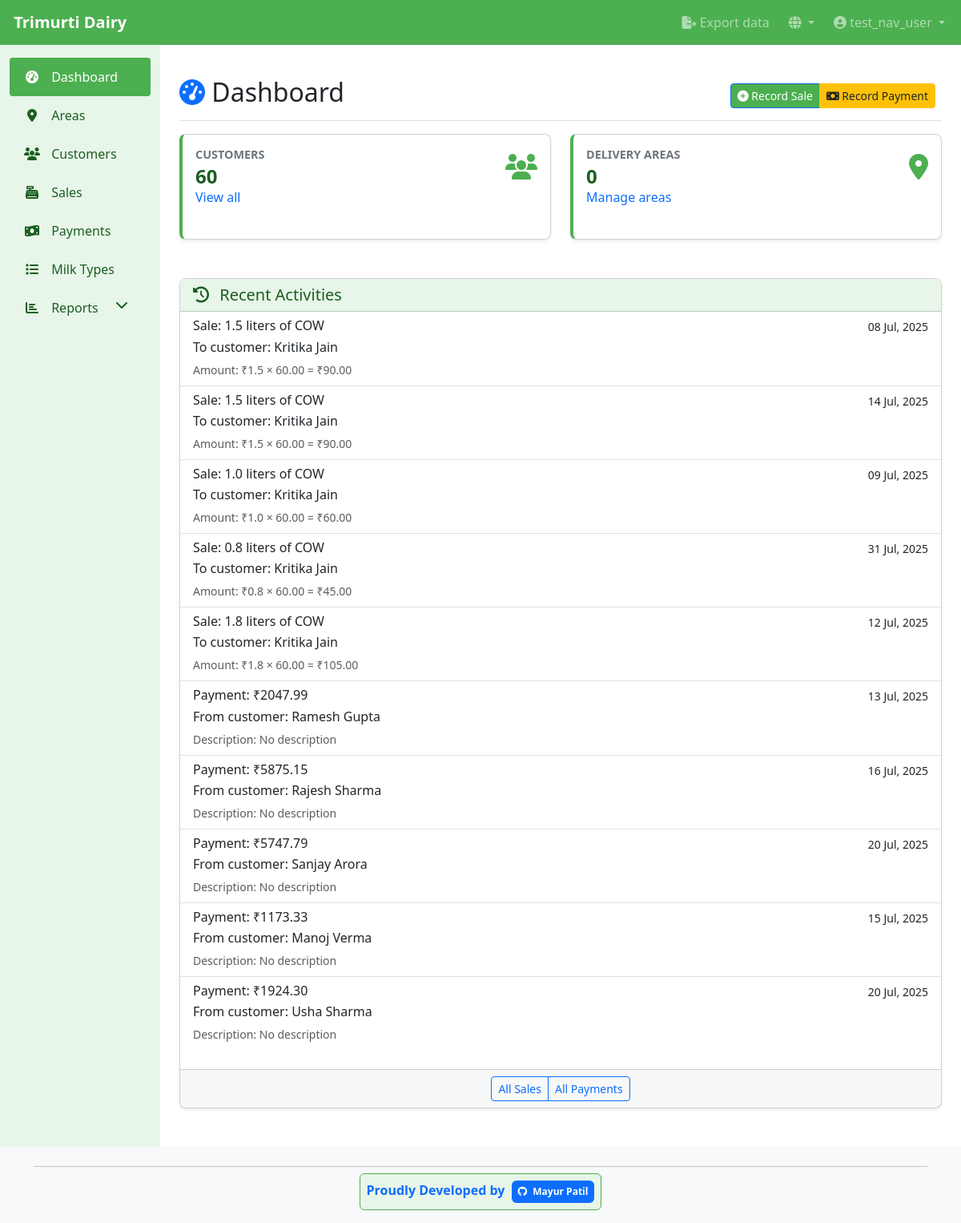
The app's page /en/dairy/ (signed in) with its own data.
### dairy_app/models.py (models this page shows, shortened)
class Sale(models.Model):
    user = models.ForeignKey(User, on_delete=models.CASCADE, related_name='sales')
    customer = models.ForeignKey(Customer, on_delete=models.CASCADE, related_name='sales')
    milk_type = models.ForeignKey(MilkType, on_delete=models.CASCADE, related_name='sales')
    date = models.DateField(default=timezone.now)
    quantity = models.DecimalField(max_digits=10, decimal_places=2, help_text='Quantity in liters')
    rate = models.DecimalField(max_digits=10, decimal_places=2, help_text='Rate in Rs per liter')
    notes = models.TextField(blank=True, null=True)
    created_at = models.DateTimeField(auto_now_add=True)
    updated_at = models.DateTimeField(auto_now=True)
    class Meta:
        ordering = ['-date', 'customer__name']
    def total_amount(self):
        return self.quantity * self.rate

class MilkType(models.Model):
    name = models.CharField(max_length=100)
    rate_per_liter = models.DecimalField(max_digits=10, decimal_places=2, help_text=_('Rate in Rs per liter'))
    class Meta:
        ordering = ['name']

class Customer(models.Model):
    user = models.ForeignKey(User, on_delete=models.CASCADE, related_name='customers')
    name = models.CharField(max_length=200)
    address = models.TextField(blank=True, null=True)
    phone = models.CharField(max_length=20, blank=True, null=True)
    milk_types = models.ManyToManyField(MilkType, related_name='customers')
    area = models.ForeignKey(Area, on_delete=models.SET_NULL, null=True, blank=True, related_name='customers')
    date_joined = models.DateTimeField(auto_now_add=True)
    class Meta:
        ordering = ['name']

class Payment(models.Model):
    user = models.ForeignKey(User, on_delete=models.CASCADE, related_name='payments')
    customer = models.ForeignKey(Customer, on_delete=models.CASCADE, related_name='payments')
    date = models.DateField(default=timezone.now)
    amount = models.DecimalField(max_digits=10, decimal_places=2)
    description = models.CharField(max_length=255, blank=True, null=True)
    payment_for_month = models.IntegerField(null=True, blank=True,
                                           help_text=_('Month number (1-12) this payment is for'))
    payment_for_year = models.IntegerField(null=True, blank=True,
                                          help_text=_('Year this payment is for'))
    created_at = models.DateTimeField(auto_now_add=True)
    updated_at = models.DateTimeField(auto_now=True)
    class Meta:
        ordering = ['-date']

### dairy_app/views.py (the view)
# urls.py: path('', views.dashboard_view, name='dashboard'),
@login_required
def dashboard_view(request):
    today = timezone.now().date()
    customers_count = Customer.objects.all().count()
    areas_count = Area.objects.filter(user=request.user).count()
    recent_sales = Sale.objects.order_by('-created_at')[:5]  # Order by creation time
    recent_payments = Payment.objects.order_by('-created_at')[:5] # Order by creation time
    context = {
        'customers_count': customers_count,
        'areas_count': areas_count,
        'recent_sales': recent_sales,
        'recent_payments': recent_payments,
        'today': today,
    }
    return render(request, 'dairy_app/dashboard.html', context)

### dairy_app/templates/dairy_app/dashboard.html (shortened to what this page needs)
{% extends 'base.html' %}
{% load i18n %}
{% block content %}
<div class="d-flex justify-content-between flex-wrap flex-md-nowrap align-items-center pt-3 pb-2 mb-3 border-bottom">
    <h1 class="h2"><i class="fas fa-tachometer-alt text-primary"></i> {% trans "Dashboard" %}</h1>
    <div class="btn-toolbar mb-2 mb-md-0">
        <div class="btn-group me-2">
            <a href="{% url 'sale_add' %}" class="btn btn-sm btn-primary">
                <i class="fas fa-plus-circle"></i> {% trans "Record Sale" %}
            </a>
            <a href="{% url 'payment_add' %}" class="btn btn-sm btn-accent">
                <i class="fas fa-money-bill"></i> {% trans "Record Payment" %}
            </a>
        </div>
    </div>
</div>
<div class="row mb-4">
    <div class="col-md-6 col-xl-6 mb-4">
        <div class="card stats-card h-100">
            <div class="card-body">
                <div class="row">
                    <div class="col-8">
                        <h6 class="card-title text-uppercase">{% trans "Customers" %}</h6>
                        <h3 class="card-value">{{ customers_count }}</h3>
                        <span class="text-muted">
                            <a href="{% url 'customer_list' %}" class="text-decoration-none">{% trans "View all" %}</a>
                        </span>
                    </div>
                    <div class="col-4 text-end">
                        <div class="card-icon">
                            <i class="fas fa-users"></i>
                        </div>
                    </div>
                </div>
            </div>
        </div>
    </div>
    <div class="col-md-6 col-xl-6 mb-4">
        <div class="card stats-card h-100">
            <div class="card-body">
                <div class="row">
                    <div class="col-8">
                        <h6 class="card-title text-uppercase">{% trans "Delivery Areas" %}</h6>
                        <h3 class="card-value">{{ areas_count }}</h3>
                        <span class="text-muted">
                            <a href="{% url 'area_list' %}" class="text-decoration-none">{% trans "Manage areas" %}</a>
                        </span>
                    </div>
                    <div class="col-4 text-end">
                        <div class="card-icon">
                            <i class="fas fa-map-marker-alt"></i>
                        </div>
                    </div>
                </div>
            </div>
        </div>
    </div>
</div>
<div class="row">
    <div class="col-lg-12 mb-4">
        <div class="card h-100">
            <div class="card-header">
                <h5 class="mb-0"><i class="fas fa-history me-2"></i> {% trans "Recent Activities" %}</h5>
            </div>
            <div class="card-body p-0">
                <div class="list-group list-group-flush">
                    {% for sale in recent_sales %}
                    <div class="list-group-item">
                        <div class="d-flex w-100 justify-content-between">
                            <h6 class="mb-1">{% trans "Sale" %}: {{ sale.quantity|floatformat:1 }} {% trans "liters of" %} {{ sale.milk_type.name }}</h6>
                            <small>{{ sale.date|date:"d M, Y" }}</small>
                        </div>
                        <p class="mb-1">{% trans "To customer" %}: {{ sale.customer.name }}</p>
                        <small class="text-muted">{% trans "Amount" %}: ₹{{ sale.quantity|floatformat:1 }} × {{ sale.rate|floatformat:2 }} = ₹{{ sale.total_amount|floatformat:2 }}</small>
                    </div>
                    {% endfor %}
                    {% for payment in recent_payments %}
                    <div class="list-group-item">
                        <div class="d-flex w-100 justify-content-between">
                            <h6 class="mb-1">{% trans "Payment" %}: ₹{{ payment.amount|floatformat:2 }}</h6>
                            <small>{{ payment.date|date:"d M, Y" }}</small>
                        </div>
                        <p class="mb-1">{% trans "From customer" %}: {{ payment.customer.name }}</p>
                        <small class="text-muted">{% trans "Description" %}: {{ payment.description|default:_("No description") }}</small>
                    </div>
                    {% endfor %}
                </div>
            </div>
            <div class="card-footer text-center">
                <div class="btn-group">
                    <a href="{% url 'sale_list' %}" class="btn btn-sm btn-outline-primary">{% trans "All Sales" %}</a>
                    <a href="{% url 'payment_list' %}" class="btn btn-sm btn-outline-primary">{% trans "All Payments" %}</a>
                </div>
            </div>
        </div>
    </div>
</div>
{% endblock %}

### templates/base.html (shortened to what this page needs)
<!DOCTYPE html>
<html lang="{% if LANGUAGE_CODE %}{{ LANGUAGE_CODE }}{% else %}en{% endif %}">
<head>
    {% load i18n %}
    <link href="https://cdn.jsdelivr.net/npm/bootstrap@5.3.0/dist/css/bootstrap.min.css" rel="stylesheet">
    <link href="https://cdnjs.cloudflare.com/ajax/libs/font-awesome/6.4.0/css/all.min.css" rel="stylesheet">
</head>
<body>
    <nav class="navbar navbar-expand-lg navbar-dark fixed-top">
        <div class="container-fluid">
            <a class="navbar-brand" href="{% url 'dashboard' %}">
                 {% trans "Trimurti Dairy" %}
            </a>
            <div class="collapse navbar-collapse" id="navbarNav">
                <ul class="navbar-nav">
                    {% if user.is_authenticated %}
                    <li class="nav-item me-2">
                        <a class="nav-link {% if request.resolver_match.url_name == 'customer_export' %}active{% endif %}" href="{% url 'customer_export' %}">
                            <i class="fas fa-file-export"></i> {% trans "Export data" %}
                        </a>
                    </li>
                    <li class="nav-item dropdown me-2">
                        <a class="nav-link dropdown-toggle" href="#" id="languageDropdown" role="button" data-bs-toggle="dropdown" aria-expanded="false">
                            <i class="fas fa-globe"></i>
                        </a>
                            {% load i18n %}
                            {% get_current_language as LANGUAGE_CODE %}
                            {% get_available_languages as LANGUAGES %}
                            {% get_language_info_list for LANGUAGES as languages %}
                    </li>
                    <li class="nav-item dropdown">
                        <a class="nav-link dropdown-toggle" href="#" id="navbarDropdown" role="button" data-bs-toggle="dropdown" aria-expanded="false">
                            <i class="fas fa-user-circle"></i> {{ user.username }}
                        </a>
                    </li>
                    {% else %}
                    <li class="nav-item">
                        <a class="nav-link" href="{% url 'login' %}">{% trans "Login" %}</a>
                    </li>
                    {% endif %}
                </ul>
            </div>
        </div>
    </nav>
    <div class="container-fluid">
        <div class="row">
            {% if user.is_authenticated %}
            <div class="col-md-3 col-lg-2 d-md-block sidebar collapse">
                <div class="position-sticky pt-3">
                    <ul class="nav flex-column">
                        <li class="nav-item">
                            <a class="nav-link {% if request.resolver_match.url_name == 'dashboard' %}active{% endif %}" href="{% url 'dashboard' %}">
                                <i class="fas fa-tachometer-alt"></i> {% trans "Dashboard" %}
                            </a>
                        </li>
                        <li class="nav-item">
                            <a class="nav-link {% if 'area' in request.resolver_match.url_name %}active{% endif %}" href="{% url 'area_list' %}">
                                <i class="fas fa-map-marker-alt"></i> {% trans "Areas" %}
                            </a>
                        </li>
                        <li class="nav-item">
                            <a class="nav-link {% if 'customer' in request.resolver_match.url_name %}active{% endif %}" href="{% url 'customer_list' %}">
                                <i class="fas fa-users"></i> {% trans "Customers" %}
                            </a>
                        </li>
                        <li class="nav-item">
                            <a class="nav-link {% if 'sale' in request.resolver_match.url_name %}active{% endif %}" href="{% url 'sale_list' %}">
                                <i class="fas fa-cash-register fa-fw"></i> {% trans "Sales" %}
                            </a>
                        </li>
                        <li class="nav-item">
                            <a class="nav-link {% if 'payment' in request.resolver_match.url_name %}active{% endif %}" href="{% url 'payment_list' %}">
                                <i class="fas fa-money-bill-wave fa-fw"></i> {% trans "Payments" %}
                            </a>
                        </li>
                        <li class="nav-item">
                            <a class="nav-link {% if 'milk_type' in request.resolver_match.url_name %}active{% endif %}" href="{% url 'milk_type_list' %}">
                                <i class="fas fa-list"></i> {% trans "Milk Types" %}
                            </a>
                        </li>
                        <li class="nav-item">
                            <a class="nav-link" href="#" data-bs-toggle="collapse" data-bs-target="#reportsCollapse" aria-expanded="false">
                                <i class="fas fa-chart-bar"></i> {% trans "Reports" %} <i class="fas fa-chevron-down float-end"></i>
                            </a>
                        </li>
                    </ul>
                </div>
            </div>
            {% endif %}
            <main class="{% if user.is_authenticated %}col-md-9 ms-sm-auto col-lg-10 px-md-4{% else %}col-12{% endif %} main-content">
                {% block content %}{% endblock %}
            </main>
        </div>
    </div>
    <footer class="footer mt-auto py-3 bg-light">
        <div class="container">
            <div class="row">
                <div class="col-12 text-center">
                    <hr class="my-2">
                    <div class="developer-credit p-2 d-inline-block rounded" style="background-color: var(--light-color); border: 1px solid var(--primary-color);">
                        <strong class="text-primary">{% trans "Proudly Developed by" %}</strong>
                        <a href="https://github.com/mayur5204" target="_blank" class="text-decoration-none ms-1">
                            <span class="badge bg-primary p-2">
                                <i class="fab fa-github me-1"></i> Mayur Patil
                            </span>
                        </a>
                    </div>
                </div>
            </div>
        </div>
    </footer>
</body>
</html>

### templates/base.html (style rules this page uses)
:root { --primary-color: #4CAF50; --accent-color: #FFC107; --light-color: #E8F5E9; --dark-color: #1B5E20; }
body { padding-top: 56px; min-height: 100vh; display: flex; flex-direction: column; padding-bottom: 60px; }
.navbar { background-color: var(--primary-color); }
.navbar-brand { font-weight: bold; }
.sidebar { background-color: var(--light-color); min-height: calc(100vh - 56px); }
.sidebar .nav-link { color: var(--dark-color); padding: 0.75rem 1rem; border-radius: 0.25rem; }
.sidebar .nav-link.active { background-color: var(--primary-color); color: white; }
.sidebar .nav-link i { margin-right: 0.5rem; width: 24px; text-align: center; }
.card { margin-bottom: 1.5rem; border-radius: 0.5rem; box-shadow: 0 0.125rem 0.25rem rgba(0, 0, 0, 0.075); }
.card-header { background-color: var(--light-color); color: var(--dark-color); font-weight: 600; }
.btn-primary { background-color: var(--primary-color); border-color: var (--primary-color); }
.btn-accent { background-color: var(--accent-color); border-color: var(--accent-color); color: #212529; }
.main-content { flex: 1; padding: 1.5rem; }
footer { background-color: var(--light-color); padding: 1rem 0; margin-top: auto; }
.stats-card { border-left: 4px solid var(--primary-color); transition: transform 0.3s; }
.stats-card .card-body { padding: 1rem; }
.stats-card .card-title { font-size: 0.9rem; font-weight: bold; color: #6c757d; margin-bottom: 0.25rem; }
.stats-card .card-value { font-size: 1.5rem; font-weight: bold; color: var(--dark-color); margin-bottom: 0; }
.stats-card .card-icon { font-size: 2rem; color: var(--primary-color); }
@media (min-width: 992px) { body { padding-bottom: 0; } }

### records on screen
Sale: quantity "1.5", milk_type.name "COW", date "08 Jul, 2025", customer.name "Kritika Jain", rate "60.00", total_amount "90.00"
Sale: quantity "1.5", milk_type.name "COW", date "14 Jul, 2025", customer.name "Kritika Jain", rate "60.00", total_amount "90.00"
Sale: quantity "1.0", milk_type.name "COW", date "09 Jul, 2025", customer.name "Kritika Jain", rate "60.00", total_amount "60.00"
Sale: quantity "0.8", milk_type.name "COW", date "31 Jul, 2025", customer.name "Kritika Jain", rate "60.00", total_amount "45.00"
Sale: quantity "1.8", milk_type.name "COW", date "12 Jul, 2025", customer.name "Kritika Jain", rate "60.00", total_amount "105.00"
Payment: amount "2047.99", date "13 Jul, 2025", customer.name "Ramesh Gupta", description "No description"
Payment: amount "5875.15", date "16 Jul, 2025", customer.name "Rajesh Sharma", description "No description"
Payment: amount "5747.79", date "20 Jul, 2025", customer.name "Sanjay Arora", description "No description"
Payment: amount "1173.33", date "15 Jul, 2025", customer.name "Manoj Verma", description "No description"
Payment: amount "1924.30", date "20 Jul, 2025", customer.name "Usha Sharma", description "No description"

### other values on screen
{{ user.username }} "test_nav_user"
{{ customers_count }} "60"
{{ areas_count }} "0"
